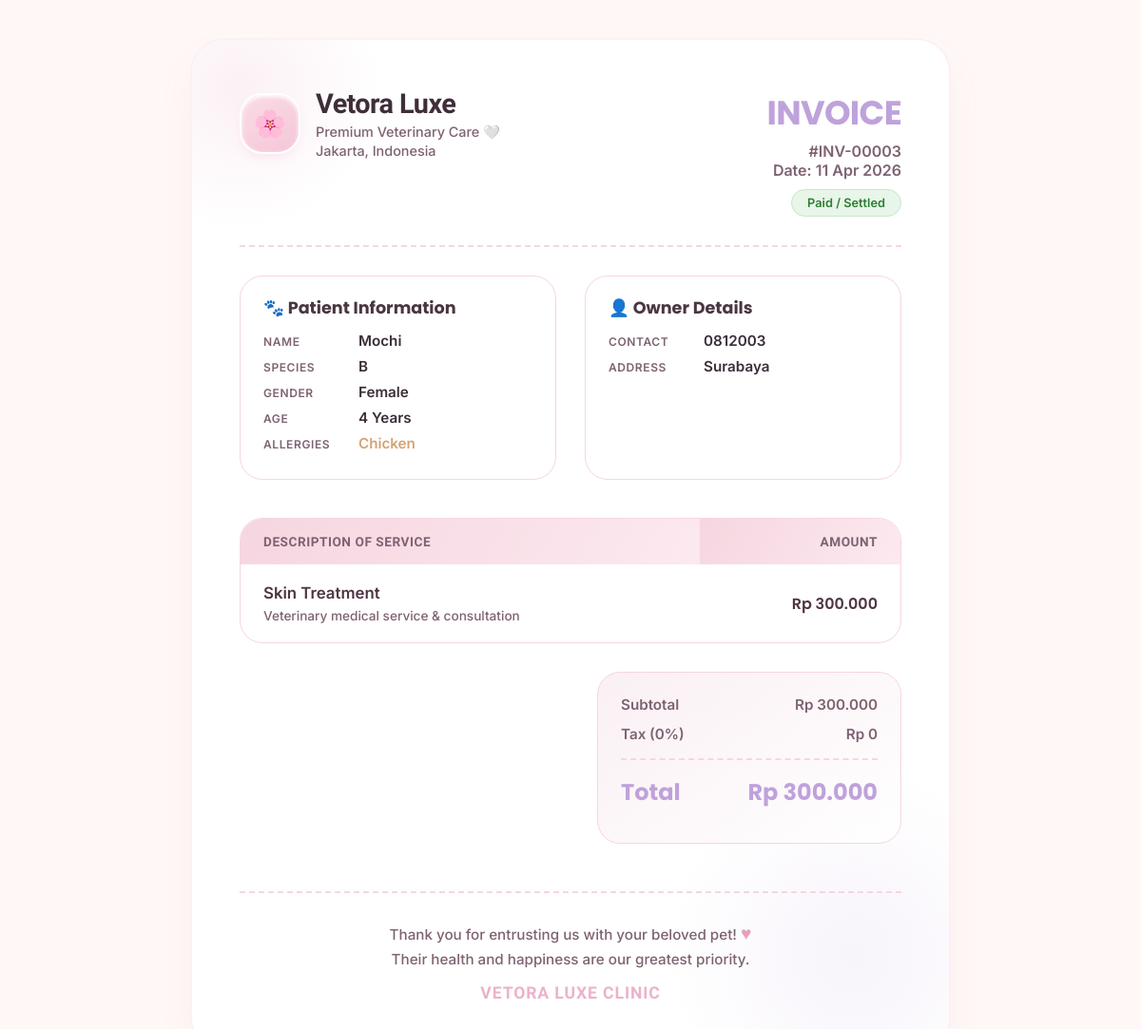
Page /invoice.php?id=3 on the committed database.
### tables this page shows
CREATE TABLE `transactions` (
  `id` int(11) NOT NULL AUTO_INCREMENT,
  `patient_id` int(11) DEFAULT NULL,
  `service_name` text DEFAULT NULL,
  `amount` decimal(10,2) DEFAULT NULL,
  `transaction_date` date DEFAULT NULL,
  PRIMARY KEY (`id`),
  KEY `patient_id` (`patient_id`)
);

CREATE TABLE `patients` (
  `id` int(11) NOT NULL AUTO_INCREMENT,
  `name` varchar(255) NOT NULL,
  `phone` varchar(50) DEFAULT NULL,
  `addr` text DEFAULT NULL,
  `allergy` text DEFAULT NULL,
  `blood_type` varchar(10) DEFAULT NULL,
  `dob` date DEFAULT NULL,
  `gender` varchar(20) DEFAULT NULL,
  PRIMARY KEY (`id`)
);

### invoice.php (the view, shortened to what this page needs)
<?php
require_once 'db.php';
$id = $_GET['id'];
$sql = "SELECT t.*, p.name, p.blood_type AS breed, p.phone, p.addr, p.gender, p.dob, p.allergy
        FROM transactions t
        JOIN patients p ON t.patient_id = p.id
        WHERE t.id = ?";
$stmt = $pdo->prepare($sql);
$stmt->execute([$id]);
$data = $stmt->fetch();
$age = "Unknown";
if (!empty($data['dob'])) {
    $dob = new DateTime($data['dob']);
    $now = new DateTime();
    $age = $now->diff($dob)->y . " Years";
}
?>
<!DOCTYPE html>
<html lang="en">
<head>
</head>
<body onload="window.print()">
<div class="invoice-wrapper">
    <div class="header">
        <div class="clinic-brand">
            <div class="logo-mark">🌸</div>
            <div class="clinic-info">
                <h1>Vetora Luxe</h1>
                <p>Premium Veterinary Care 🤍</p>
                <p style="margin-top:2px;">Jakarta, Indonesia</p>
            </div>
        </div>
        <div class="invoice-title">
            <h2>INVOICE</h2>
            <p>#INV-<?php echo str_pad($id, 5, '0', STR_PAD_LEFT); ?></p>
            <p>Date: <?php echo date("d M Y", strtotime($data['transaction_date'])); ?></p>
            <div class="status-chip">Paid / Settled</div>
        </div>
    </div>
    <div class="info-grid">
        <div class="info-card">
            <h3>🐾 Patient Information</h3>
            <ul class="info-list">
                <li><span class="lbl">Name</span> <span class="val"><?php echo htmlspecialchars($data['name']); ?></span></li>
                <li><span class="lbl">Species</span> <span class="val"><?php echo htmlspecialchars($data['breed']); ?></span></li>
                <li><span class="lbl">Gender</span> <span class="val"><?php echo htmlspecialchars($data['gender']); ?></span></li>
                <li><span class="lbl">Age</span> <span class="val"><?php echo $age; ?></span></li>
                <li><span class="lbl">Allergies</span> <span class="val" style="color:#D4A373;"><?php echo htmlspecialchars($data['allergy']); ?></span></li>
            </ul>
        </div>
        <div class="info-card">
            <h3>👤 Owner Details</h3>
            <ul class="info-list">
                <li><span class="lbl">Contact</span> <span class="val"><?php echo htmlspecialchars($data['phone'] ?: '-'); ?></span></li>
                <li><span class="lbl">Address</span> <span class="val"><?php echo htmlspecialchars($data['addr'] ?: '-'); ?></span></li>
            </ul>
        </div>
    </div>
    <div class="table-wrap">
        <table>
            <thead>
                <tr>
                    <th>Description of Service</th>
                    <th style="text-align: right;">Amount</th>
                </tr>
            </thead>
            <tbody>
                <tr>
                    <td>
                        <div style="font-weight: 600; font-size: 1.05rem;"><?php echo htmlspecialchars($data['service_name']); ?></div>
                        <div style="font-size: 0.85rem; color: var(--text-muted); margin-top: 6px;">Veterinary medical service & consultation</div>
                    </td>
                    <td style="text-align: right; font-weight: 600; font-family: 'Poppins', sans-serif;">
                        Rp <?php echo number_format($data['amount'], 0, ',', '.'); ?>
                    </td>
                </tr>
            </tbody>
        </table>
    </div>
    <div class="summary-box">
        <div class="summary-content">
            <div class="summary-row">
                <span>Subtotal</span>
                <span>Rp <?php echo number_format($data['amount'], 0, ',', '.'); ?></span>
            </div>
            <div class="summary-row">
                <span>Tax (0%)</span>
                <span>Rp 0</span>
            </div>
            <div class="summary-row total">
                <span>Total</span>
                <span>Rp <?php echo number_format($data['amount'], 0, ',', '.'); ?></span>
            </div>
        </div>
    </div>
    <div class="footer">
        <p>Thank you for entrusting us with your beloved pet! <span class="heart">♥</span></p>
        <p>Their health and happiness are our greatest priority.</p>
        <div class="signature-cute">Vetora Luxe Clinic</div>
    </div>
</div>
</body>
</html>

### rows in the picture
transactions: transaction_date "11 Apr 2026", patient.name "Mochi", patient.blood_type "B", patient.gender "Female", patient.dob "4 Years", patient.allergy "Chicken", patient.phone "0812003", patient.addr "Surabaya", service_name "Skin Treatment", amount "300.000"

### other values in the picture
str_pad($id, 5, '0', STR_PAD_LEFT) "00003"
